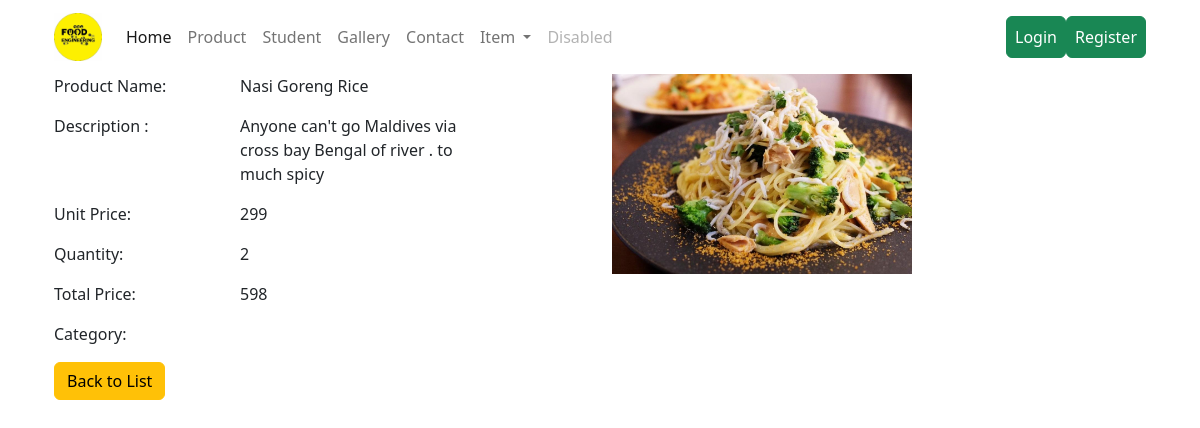
Page /productApp/productView/3/ on the committed database.
### productApp/models.py (models this page shows, shortened)
class Product(models.Model):
    product_name = models.CharField(max_length=200, unique=True)
    slug = models.SlugField(max_length=200, unique=True,blank=True)
    description= models.TextField(max_length=500, blank=True)
    unitprice= models.IntegerField()
    quantity=models.IntegerField()
    totalprice=models.IntegerField(null=True,blank=True,default=0)
    images=models.FileField(upload_to='photos/products',default='photos/products/blank.png',blank=True)
    Category= models.ForeignKey(Category, on_delete=models.CASCADE)
    created_date=models.DateTimeField(auto_now_add=True)
    modified_date=models.DateTimeField(auto_now=True)

### productApp/views.py (the view)
# urls.py: path('productView/<int:id>/', views.viewProduct, name='productView'),
def viewProduct(request,id):
    product= Product.objects.get(pk=id)
    form= ProductForm(request.POST or None, instance=product)
    context={'title': 'view', 'form':form, "product": product}
    return render (request, "ProductApp/viewProduct.html",context)

### templates/productApp/viewProduct.html (shortened to what this page needs)
{% extends 'base.html' %}
{% block content %}
    <div class="container">
        <form action="" method="POST" enctype="multipart/form-data" class="">
                <div class="row">
                        <div class="col">
                            <div class="row mb-3">
                                <lable for="inputEmail3" class="col-sm-4 col-form-lable">Product Name:</lable>
                                <div class="col-sm-6">
                                    {{ product.product_name }}
                                </div>
                            </div>
                            <div class="row mb-3">
                                <label for="inputPassword3" class="col-sm-4 col-form-lable">Description :</label>
                                <div class="col-sm-6">
                                    {{ product.description }}
                                </div>
                            </div>
                            <div class="row mb-3">
                                <lable for="" class="col-sm-4 col-form-lable">Unit Price:</lable>
                                <div class="col-sm-6">
                                    {{ product.unitprice }}
                                </div>
                            </div>
                            <div class="row mb-3">
                                <lable for="" class="col-sm-4 col-form-lable">Quantity:</lable>
                                <div class="col-sm-6">
                                        {{ product.quantity }}
                                </div>
                            </div>
                            <div class="row mb-3">
                                <lable for="inputEmail3" class="col-sm-4 col-form-lable">Total Price:</lable>
                                <div class="col-sm-6">
                                    {{ product.totalprice }}
                                </div>
                            </div>
                            <div class="row mb-3">
                                <lable for="inputEmail3" class="col-sm-4 col-form-lable">Category:</lable>
                                <div class="col-sm-6">
                                </div>
                            </div>
                            <a href="{% url 'listproduct' %}" class="btn btn-warning">Back to List</a>
                        </div>
                        <div class="col">
                            <div class="row mb-3">
                                <div class="col-sm-6">
                                <img src="{{ product.images.url }}" alt="" width="300">
                                </div>
                            </div>
                        </div>
                </div>
        </form>
    </div>
{% endblock content %}

### rows in the picture
Product: product_name "Nasi Goreng Rice", description "Anyone can't go Maldives via cross bay Bengal of river . to much spicy", unitprice "299", quantity "2", totalprice "598", images (picture)
